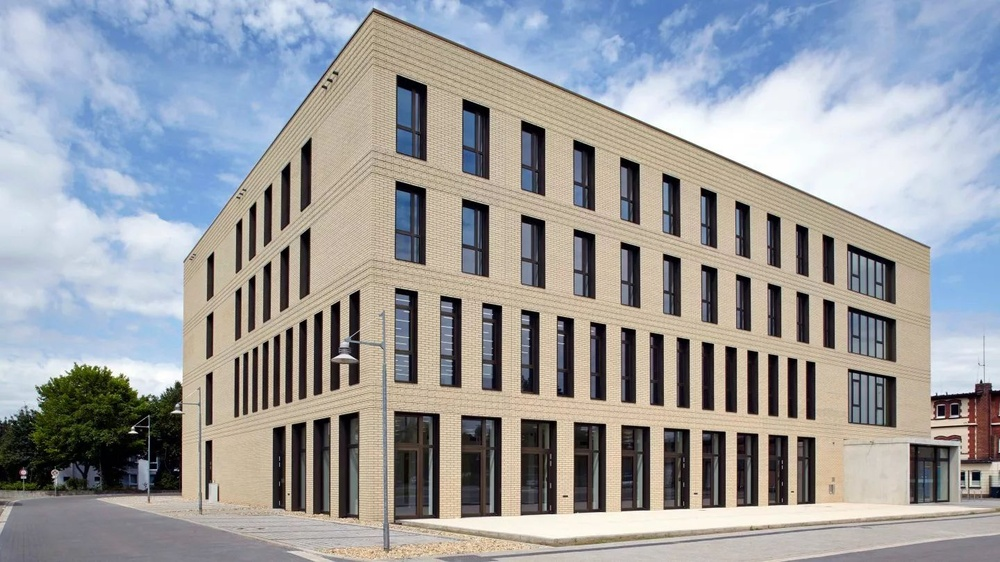
#> input picture Blatt_02_BVM/p02_minden.jpg, 1000 x 562 px, shrunk from 1440 x 810 before the run
$ python main.py
#> lines starting #> are read from the running program, lines starting #| are printed output that depends on the picture
import cv2
import numpy as np


def fill_image_with_tiles(img1, img2, tile_size):

    original_image = img1
    tile_image = img2

    # Get the dimensions of the original image
    original_height, original_width, _ = original_image.shape

    # Calculate the number of tiles needed in horizontal and vertical directions
    num_horizontal_tiles = original_width // (tile_size + tile_size)
    num_vertical_tiles = original_height // (tile_size + tile_size)

    # Iterate over the tiles and paste random tile patches onto the filled image
    for y in range(num_vertical_tiles):
        for x in range(num_horizontal_tiles):
            # Choose a random tile patch from the tile image
            tile_patch_x = np.random.randint(0, tile_image.shape[1] - tile_size)
            tile_patch_y = np.random.randint(0, tile_image.shape[0] - tile_size)
            tile_patch = tile_image[tile_patch_y:tile_patch_y + tile_size, tile_patch_x:tile_patch_x + tile_size]

            # Calculate the coordinates of the tile in the filled image
            filled_x = x * (tile_size + tile_size)
            filled_y = y * (tile_size + tile_size)

            # Paste the tile patch onto the filled image
            img1[filled_y:filled_y + tile_size, filled_x:filled_x + tile_size] = tile_patch

    return img1


def recolor_image(image):

    # Create histogram from gray-scaled image
    histogram, _ = np.histogram(image, bins=256, range=(0, 256))
    recolored_image = np.zeros_like(image)
    max_gray_value = len(histogram) - 1
    current_pixel_count = 0
    current_gray_value = 0

    # Iterate over the image and arrange pixels from black to white
    for i in range(image.shape[0]):
        for j in range(image.shape[1]):
            while current_pixel_count >= histogram[current_gray_value] and current_gray_value < max_gray_value:

                current_gray_value += 1
                current_pixel_count = 0

            recolored_image[i, j] = current_gray_value
            current_pixel_count += 1

    return recolored_image


# Load images
minden = cv2.imread('p02_minden.jpg')
#> minden is the input picture: shape (562, 1000, 3); mean B, G, R 159.4, 156.5, 155
sonne = cv2.imread('p02_sonne.jpg')
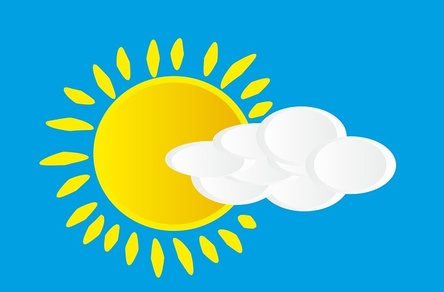
#> input picture Blatt_02_BVM/p02_sonne.jpg, 444 x 292 px, shrunk from 640 x 420 before the run
#> sonne is the input picture: shape (292, 444, 3); mean B, G, R 190.4, 181.1, 73.1

# Make images gray
minden_gray = cv2.cvtColor(minden, cv2.COLOR_BGR2GRAY)
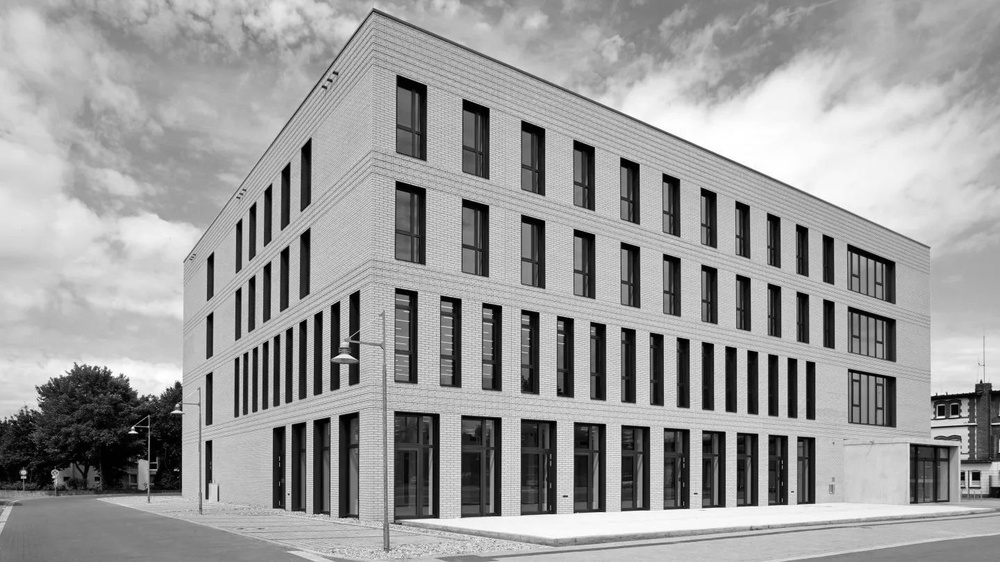
#> minden_gray: shape (562, 1000); min 0, max 255, mean 156.3
sonne_gray = cv2.cvtColor(sonne, cv2.COLOR_BGR2GRAY)
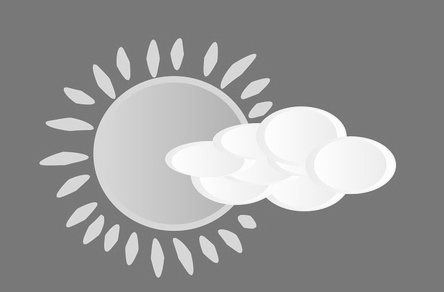
#> sonne_gray: shape (292, 444); min 100, max 255, mean 149.9

tile_nxn = 80

# Show images on screen
cv2.imshow('Tiles', fill_image_with_tiles(minden, sonne, tile_nxn))
#> after the loop in fill_image_with_tiles, `for y in range(num_vertical_tiles):`:
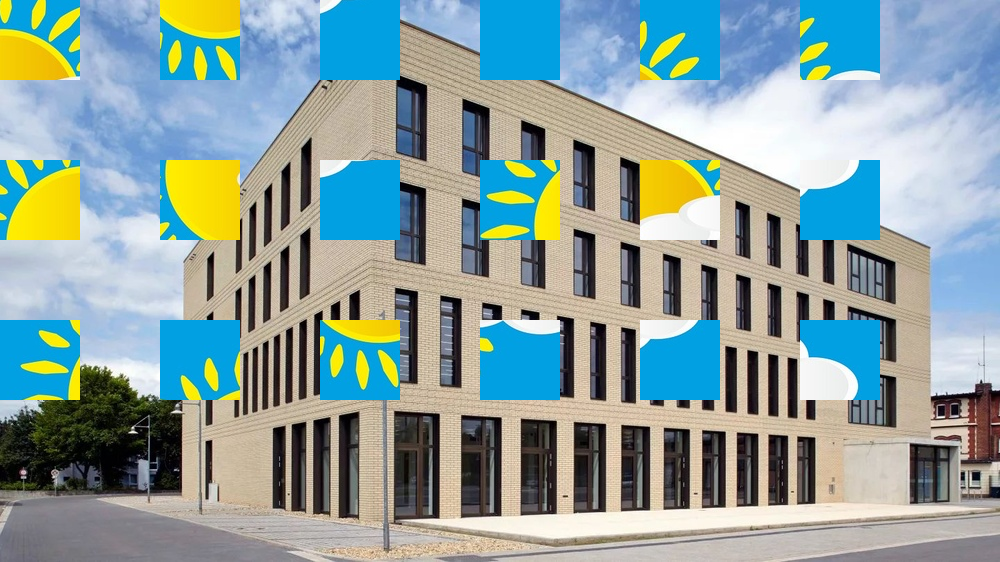
#> img1: shape (562, 1000, 3); mean B, G, R 158.2, 160, 139.8
cv2.imshow('Minden', recolor_image(minden_gray))
#> in recolor_image, `histogram, _ = np.histogram(image, bins=256, range=(0, 256))`: histogram = 256 values, max 8341 at index 190, min 461 at index 255, mean 2195.3
#> in recolor_image, `max_gray_value = len(histogram) - 1`: max_gray_value = 255
#> after the loop in recolor_image, `for i in range(image.shape[0]):`:
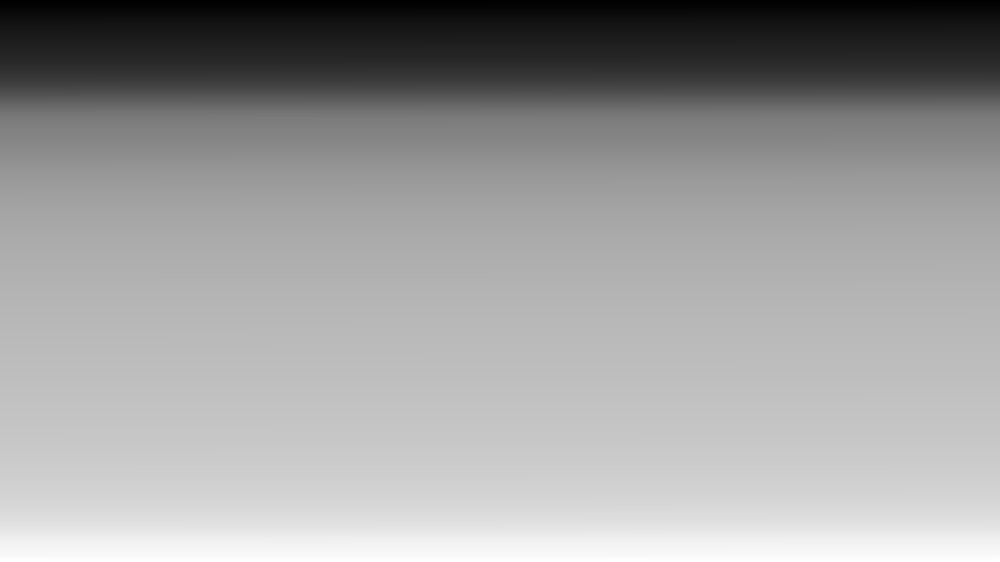
#> recolored_image: shape (562, 1000); min 0, max 255, mean 156.3
cv2.imshow('Sonne', recolor_image(sonne_gray))
#> in recolor_image (call 2), `histogram, _ = np.histogram(image, bins=256, range=(0, 256))`: histogram = 256 values, max 78322 at index 120, min 0 at index 0, mean 506.4
#> after the loop in recolor_image (call 2), `for i in range(image.shape[0]):`:
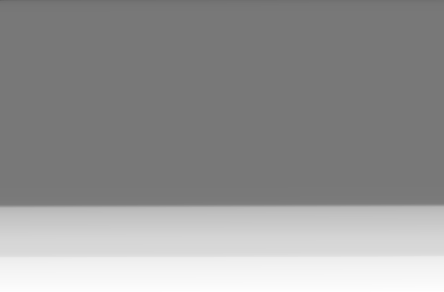
#> recolored_image: shape (292, 444); min 100, max 255, mean 149.9

cv2.waitKey(0)
cv2.destroyAllWindows()
